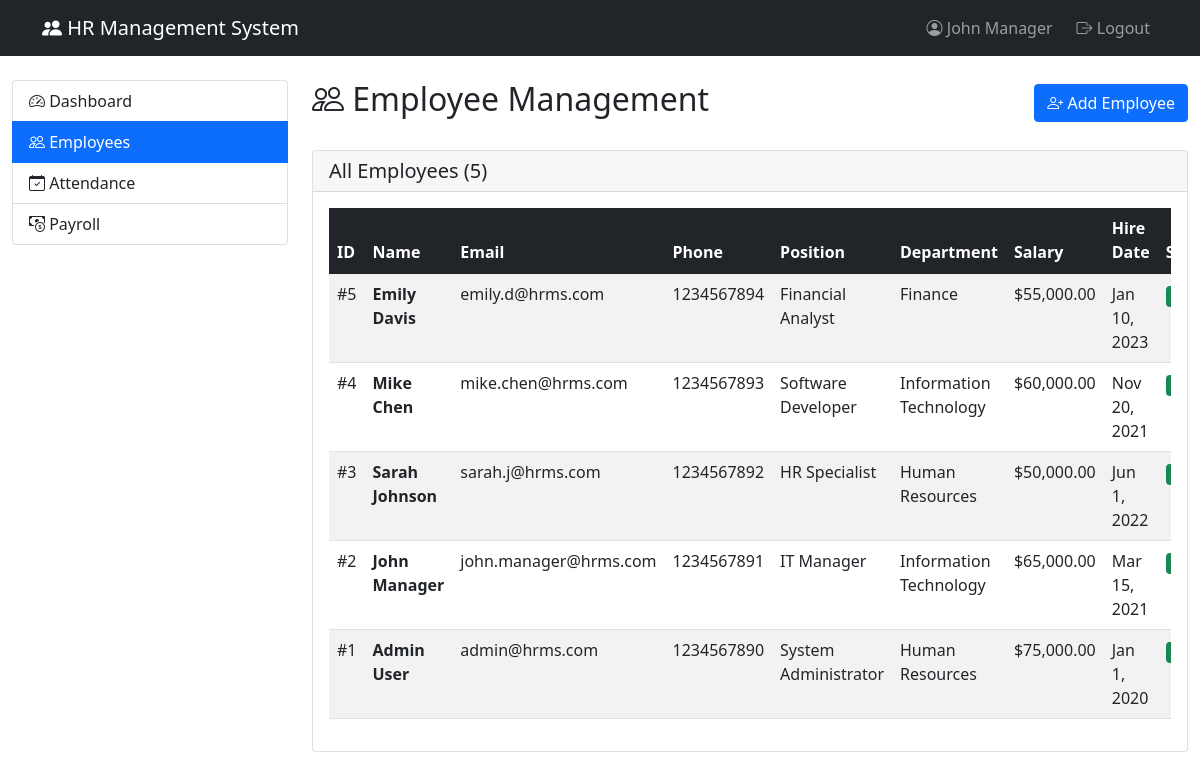
The app's page /employees.php (signed in) with its own data.
### tables this page shows
CREATE TABLE `employees` (
  `emp_id` int(11) NOT NULL,
  `first_name` varchar(50) NOT NULL,
  `last_name` varchar(50) NOT NULL,
  `email` varchar(100) NOT NULL,
  `phone` varchar(20) DEFAULT NULL,
  `hire_date` date NOT NULL,
  `job_title` varchar(100) DEFAULT NULL,
  `dept_id` int(11) DEFAULT NULL,
  `salary` decimal(10,2) DEFAULT NULL,
  `password_hash` varchar(255) NOT NULL,
  `user_role` enum('admin','manager','employee') DEFAULT 'employee',
  `status` enum('active','inactive','on_leave') DEFAULT 'active',
  `created_at` timestamp NOT NULL DEFAULT current_timestamp()
);

CREATE TABLE `departments` (
  `dept_id` int(11) NOT NULL,
  `dept_name` varchar(100) NOT NULL,
  `manager_id` int(11) DEFAULT NULL,
  `location` varchar(100) DEFAULT NULL,
  `created_at` timestamp NOT NULL DEFAULT current_timestamp()
);

### employees.php (the view, shortened to what this page needs)
<?php
require_once 'includes/config.php';
try {
    $stmt = $pdo->query("
        SELECT e.*, d.dept_name
        FROM employees e
        LEFT JOIN departments d ON e.dept_id = d.dept_id
        ORDER BY e.emp_id DESC
    ");
    $employees = $stmt->fetchAll(PDO::FETCH_ASSOC);
} catch(PDOException $e) {
    $error = "Error loading employees: " . $e->getMessage();
}
?>
<!DOCTYPE html>
<html lang="en">
<head>
    <link href="https://cdn.jsdelivr.net/npm/bootstrap@5.1.3/dist/css/bootstrap.min.css" rel="stylesheet">
    <link rel="stylesheet" href="https://cdn.jsdelivr.net/npm/bootstrap-icons@1.8.1/font/bootstrap-icons.css">
</head>
<body>
    <nav class="navbar navbar-expand-lg navbar-dark bg-dark">
        <div class="container">
            <a class="navbar-brand" href="dashboard.php">
                <i class="bi bi-people-fill"></i> HR Management System
            </a>
            <div class="navbar-nav ms-auto">
                <span class="navbar-text me-3">
                    <i class="bi bi-person-circle"></i>
                    <?php echo $_SESSION['user_name']; ?>
                </span>
                <a class="nav-link" href="logout.php">
                    <i class="bi bi-box-arrow-right"></i> Logout
                </a>
            </div>
        </div>
    </nav>
    <div class="container-fluid mt-4">
        <div class="row">
            <div class="col-md-3">
                <div class="list-group">
                    <a href="dashboard.php" class="list-group-item list-group-item-action">
                        <i class="bi bi-speedometer2"></i> Dashboard
                    </a>
                    <a href="employees.php" class="list-group-item list-group-item-action active">
                        <i class="bi bi-people"></i> Employees
                    </a>
                    <a href="attendance.php" class="list-group-item list-group-item-action">
                        <i class="bi bi-calendar-check"></i> Attendance
                    </a>
                    <a href="payroll.php" class="list-group-item list-group-item-action">
                        <i class="bi bi-cash-coin"></i> Payroll
                    </a>
                </div>
            </div>
            <div class="col-md-9">
                <div class="d-flex justify-content-between align-items-center mb-4">
                    <h2><i class="bi bi-people"></i> Employee Management</h2>
                    <button class="btn btn-primary" data-bs-toggle="modal" data-bs-target="#addEmployeeModal">
                        <i class="bi bi-person-plus"></i> Add Employee
                    </button>
                </div>
                <div class="card">
                    <div class="card-header">
                        <h5 class="card-title mb-0">All Employees (<?php echo count($employees); ?>)</h5>
                    </div>
                    <div class="card-body">
                        <div class="table-responsive">
                            <table class="table table-striped table-hover">
                                <thead class="table-dark">
                                    <tr>
                                        <th>ID</th>
                                        <th>Name</th>
                                        <th>Email</th>
                                        <th>Phone</th>
                                        <th>Position</th>
                                        <th>Department</th>
                                        <th>Salary</th>
                                        <th>Hire Date</th>
                                        <th>Status</th>
                                    </tr>
                                </thead>
                                <tbody>
                                    <?php foreach($employees as $employee): ?>
                                    <tr>
                                        <td>#<?php echo $employee['emp_id']; ?></td>
                                        <td>
                                            <strong><?php echo $employee['first_name'] . ' ' . $employee['last_name']; ?></strong>
                                        </td>
                                        <td><?php echo $employee['email']; ?></td>
                                        <td><?php echo $employee['phone'] ?: 'N/A'; ?></td>
                                        <td><?php echo $employee['job_title']; ?></td>
                                        <td><?php echo $employee['dept_name']; ?></td>
                                        <td>$<?php echo number_format($employee['salary'], 2); ?></td>
                                        <td><?php echo date('M j, Y', strtotime($employee['hire_date'])); ?></td>
                                        <td>
                                            <span class="badge bg-<?php
                                                echo $employee['status'] == 'active' ? 'success' :
                                                    ($employee['status'] == 'on_leave' ? 'warning' : 'secondary');
                                            ?>">
                                            </span>
                                        </td>
                                    </tr>
                                    <?php endforeach; ?>
                                </tbody>
                            </table>
                        </div>
                    </div>
                </div>
            </div>
        </div>
    </div>
</body>
</html>

### records on screen
employees: emp_id "5", first_name "Emily", last_name "Davis", email "emily.d@hrms.com", phone "1234567894", job_title "Financial Analyst", dept.dept_name "Finance", salary "55,000.00", hire_date "Jan 10, 2023"
employees: emp_id "4", first_name "Mike", last_name "Chen", email "mike.chen@hrms.com", phone "1234567893", job_title "Software Developer", dept.dept_name "Information Technology", salary "60,000.00", hire_date "Nov 20, 2021"
employees: emp_id "3", first_name "Sarah", last_name "Johnson", email "sarah.j@hrms.com", phone "1234567892", job_title "HR Specialist", dept.dept_name "Human Resources", salary "50,000.00", hire_date "Jun 1, 2022"
employees: emp_id "2", first_name "John", last_name "Manager", email "john.manager@hrms.com", phone "1234567891", job_title "IT Manager", dept.dept_name "Information Technology", salary "65,000.00", hire_date "Mar 15, 2021"
employees: emp_id "1", first_name "Admin", last_name "User", email "admin@hrms.com", phone "1234567890", job_title "System Administrator", dept.dept_name "Human Resources", salary "75,000.00", hire_date "Jan 1, 2020"

### other values on screen
$_SESSION['user_name'] "John Manager"
count($employees) "5"
